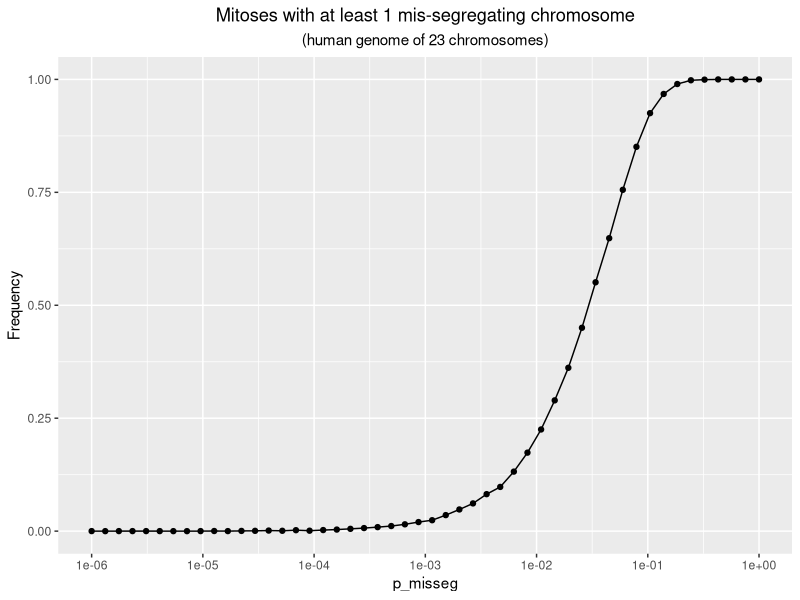

Generate this figure with R: (Note: this script raises an error after producing the figure.)
library(ggplot2)

# MAGIC VARIABLES
N_CHROM <-  23 # human chromosome count
REPEATS <- 10000

# Figure S4c
# function to test whether a chromosome missegregated
test_misseg <- function(p_misseg, N_CHROM = 23){
  misseg_count <- sum(runif(N_CHROM, 0, 1) < p_misseg)
  if (misseg_count > 0){
    return(TRUE)
  }else{
    return(FALSE)
  }
}

# generate series of pMisseg values
pMissegs <- 10^seq(-6, 0, length.out = 50)

# dataframe for later plotting
plot_frame <- data.frame(
  p_misseg = pMissegs,
  prob_1_misseg = NA
)

# gets the misseg probability for all p_misseg values
for (i in 1:nrow(plot_frame)){
  row <- plot_frame[i, ]
  # nasty 1 liner
  row$prob_1_misseg <- sum(unlist(lapply(rep(row$p_misseg, REPEATS), test_misseg))) / REPEATS
  plot_frame[i, ] <- row
}

# makes the actual plot
p <- ggplot(plot_frame, aes(x = p_misseg, y = prob_1_misseg)) +
  geom_point() +
  geom_line() +
  scale_x_continuous(trans = "log10", breaks = c(1e-6, 1e-5, 1e-4, 1e-3, 1e-2, 1e-1, 1)) +
  coord_cartesian(xlim = c(min(pMissegs), max(pMissegs))) +
  labs(x = "p_misseg", y = "Frequency", title ="Mitoses with at least 1 mis-segregating chromosome",
       subtitle = "(human genome of 23 chromosomes)") +
  theme(plot.title = element_text(hjust = 0.5),
        plot.subtitle = element_text(hjust = 0.5))
ggsave("", p)

# Figure S4d

# Figure S4c
# function to test whether a chromosome missegregated
test_misseg_count <- function(p_misseg, N_CHROM = 23){
  misseg_count <- sum(runif(N_CHROM, 0, 1) < p_misseg)
  return(misseg_count)
}

# Define the probability values for missegregation and number of repeats
p_misseg_vals <- c(0.1, 0.05, 0.025, 0.01, 0.005, 0.0025, 0.0015, 0.001)

# Create the plot frame
plot_frame <- data.frame(
  p_missegs = rep(p_misseg_vals, each = REPEATS)
)

# Map the misseg count for each probability value
plot_frame$n_missegs <- map_int(plot_frame$p_missegs, ~test_misseg_count(.x))

# Summarize the frequency of missegregation counts
frequency_data <- plot_frame %>%
  group_by(p_missegs, n_missegs) %>%
  summarise(frequency = n(), .groups = 'drop')

# Ensure 'p_missegs' is treated as a factor
frequency_data$p_missegs <- factor(frequency_data$p_missegs, levels = unique(frequency_data$p_missegs))

# Plot the data
p <- ggplot(frequency_data, aes(x = n_missegs, y = frequency / REPEATS, color = p_missegs, group = p_missegs)) +
  geom_line() +
  labs(
    title = "Number of mis-segregation events per mitosis",
    subtitle = "(human genome)",
    x = "Number of mis-segregation events",
    y = "Probability",
    color = "p_missegs") +
  theme_minimal() +
  theme(plot.title = element_text(hjust = 0.5),
        plot.subtitle = element_text(hjust = 0.5))
ggsave()
